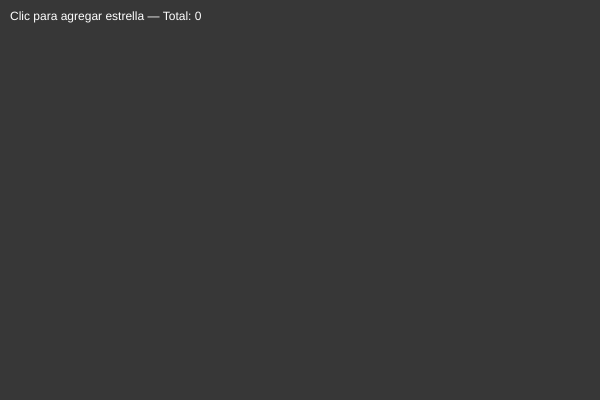
Frame 1 (no input)
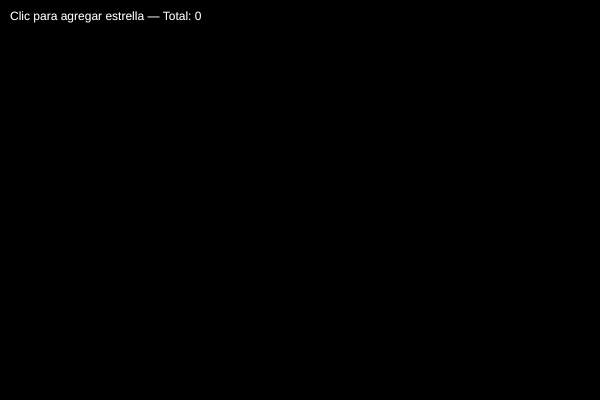
Frame 60 (no input)
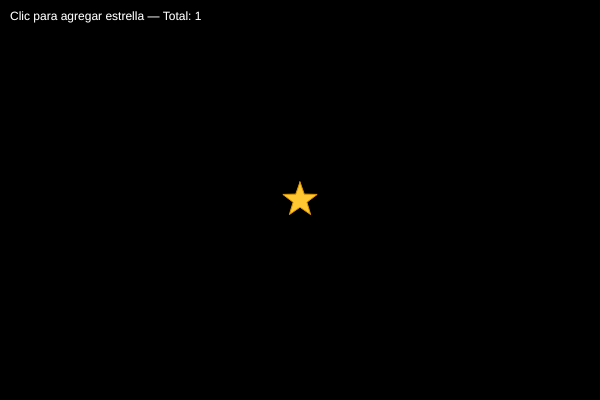
Frame 120 (the mouse pressed at the canvas centre since frame 60)

The p5.js sketch that drew these frames (run headless with seeded random() and noise() and a simulated clock; from frame 60 on, the mouse is pressed at the canvas centre):

// p5.js sketch
// ── sketch.js
let posiciones = [];

function setup() {
  createCanvas(600, 400);
}
function draw() {
  background(1, 200);
  
  for (let i = 0; i < posiciones.length; i++) {
    let px = posiciones[i].x;
    let py = posiciones[i].y;
    let r = 18;
    
    fill(255, 200, 50);
    stroke(220, 150, 0);
    strokeWeight(1);
    
    beginShape();
    for (let j = 0; j < 10; j++) {
      let rad = j % 2 === 0 ? r : r * 0.4;
      let ang = (PI / 5) * j - HALF_PI;
      vertex(px + rad * cos(ang), py + rad * sin(ang));
    }
    endShape(CLOSE);
  }
  
  fill(255); noStroke(); textSize(12);
  text("Clic para agregar estrella — Total: " + posiciones.length, 10, 20);
}
function mousePressed() {
  posiciones.push({ x: mouseX, y: mouseY });
}
